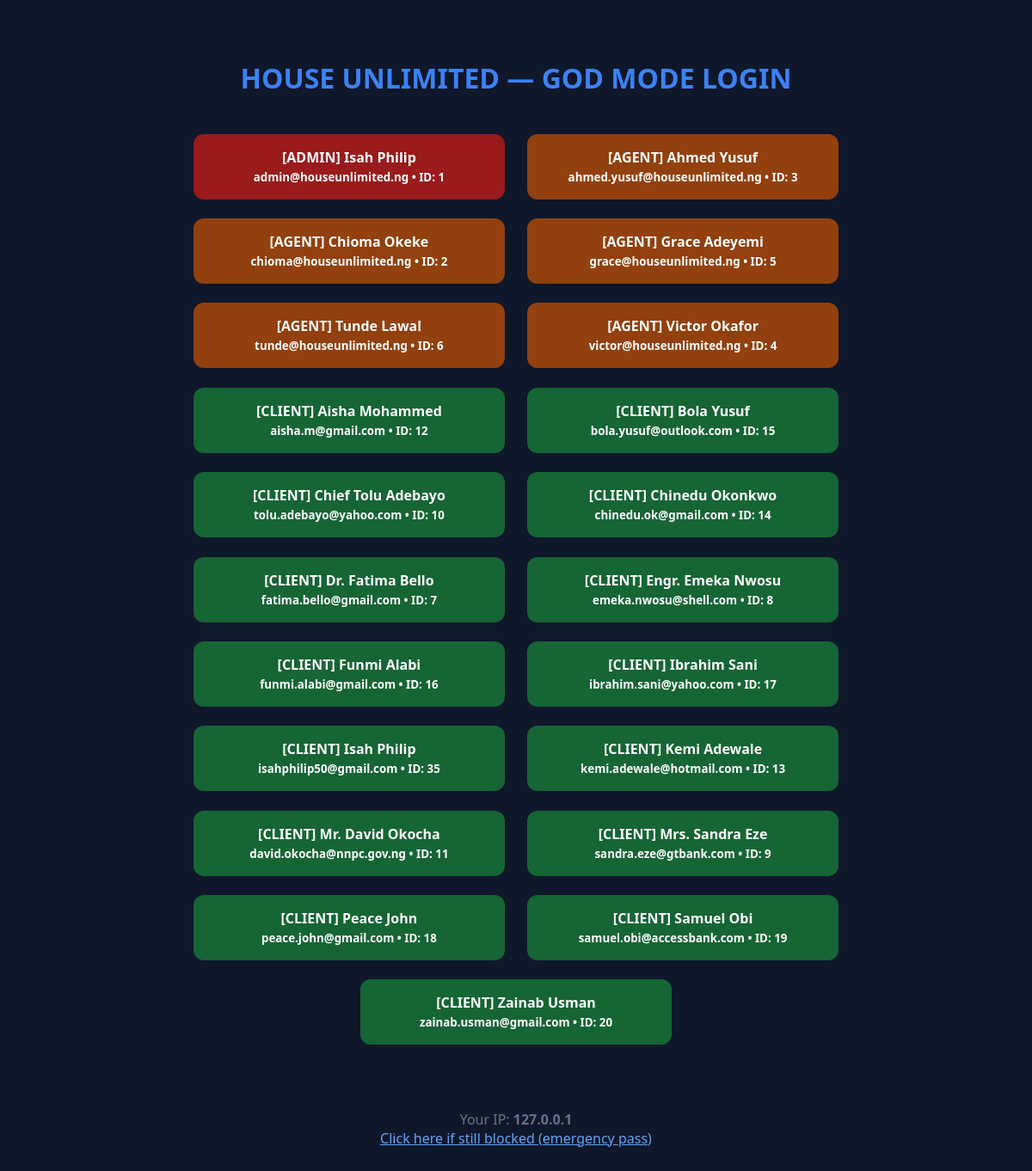
Before: /dev_login.php with the older database file.
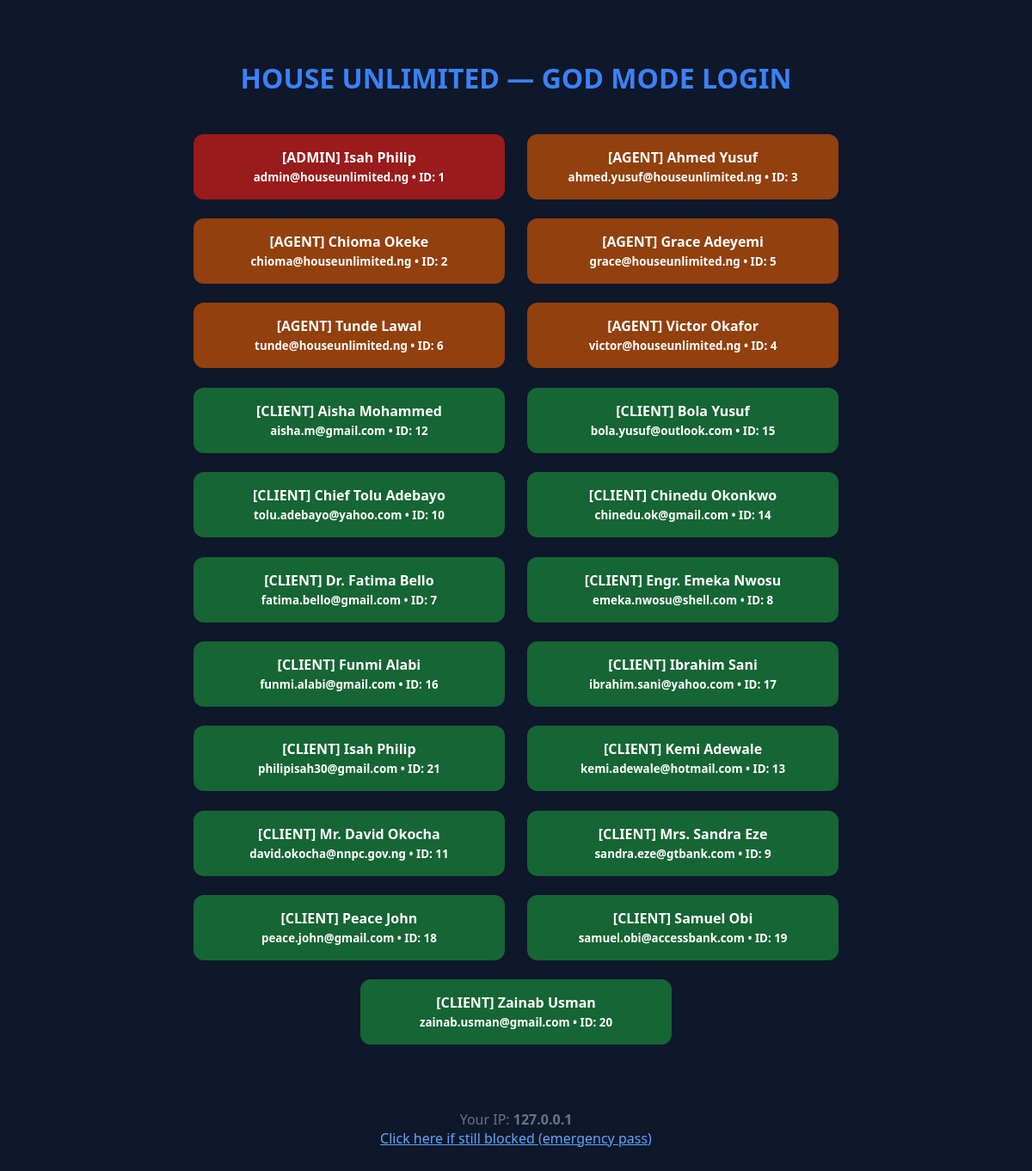
After: the same page with the newer database file.
### tables this page shows
CREATE TABLE `users` (
  `id` int(11) NOT NULL,
  `referrer_id` int(11) DEFAULT NULL,
  `username` varchar(255) NOT NULL,
  `name` varchar(100) NOT NULL,
  `email` varchar(150) NOT NULL,
  `phone` varchar(20) DEFAULT NULL,
  `wallet_balance` decimal(10,2) NOT NULL DEFAULT 0.00,
  `password` varchar(255) DEFAULT NULL,
  `role` enum('client','agent','admin') DEFAULT 'client',
  `status` enum('active','banned') DEFAULT 'active',
  `photo` varchar(100) DEFAULT 'default.png',
  `bio` text DEFAULT NULL,
  `magic_token` varchar(100) DEFAULT NULL,
  `token_expires` datetime DEFAULT NULL,
  `created_at` datetime DEFAULT current_timestamp(),
  `updated_at` datetime DEFAULT current_timestamp() ON UPDATE current_timestamp()
);

### dev_login.php (the view, shortened to what this page needs)
<?php
require 'inc/config.php';
$ip = $_SERVER['REMOTE_ADDR'] ?? 'unknown';
$users = $db->query("SELECT id, name, email, role FROM users ORDER BY role DESC, name LIMIT 100")->fetch_all(MYSQLI_ASSOC);
?>
<!DOCTYPE html>
<html lang="en">
<head>
</head>
<body>
    <h1>HOUSE UNLIMITED — GOD MODE LOGIN</h1>
    <div style="text-align:center;">
        <?php foreach($users as $u): ?>
            <div class="user <?= $u['role'] ?>">
                <a href="login_as.php?id=<?= $u['id'] ?>">
                    [<?= strtoupper($u['role']) ?>] <?= htmlspecialchars($u['name']) ?>
                    <br><small><?= $u['email'] ?> • ID: <?= $u['id'] ?></small>
                </a>
            </div>
        <?php endforeach; ?>
    </div>
    <p style="text-align:center; margin-top:4rem; color:#64748b;">
        Your IP: <strong><?= $ip ?></strong><br>
        <a href="?godmode=houseunlimited2025" style="color:#60a5fa;">Click here if still blocked (emergency pass)</a>
    </p>
</body>
</html>

### dev_login.php (style rules this page uses)
body { font-family: 'Segoe UI', sans-serif; background:#0f172a; color:#e2e8f0; padding:3rem; margin:0; }
h1 { color:#3b82f6; text-align:center; margin-bottom:2rem; }
.user { display:inline-block; margin:0.7rem; padding:1rem 1.3rem; background:#1e293b; border-radius:12px; min-width:320px; }
.user a { color:white; text-decoration:none; font-weight:600; }
.admin { background:#991b1b !important; }
.agent { background:#92400e; }
.client { background:#166534; }

Changed rows visible on the page:
removed users: role "CLIENT", name "Isah Philip", email "isahphilip50@gmail.com", id "35"
added users: role "CLIENT", name "Isah Philip", email "philipisah30@gmail.com", id "21"
